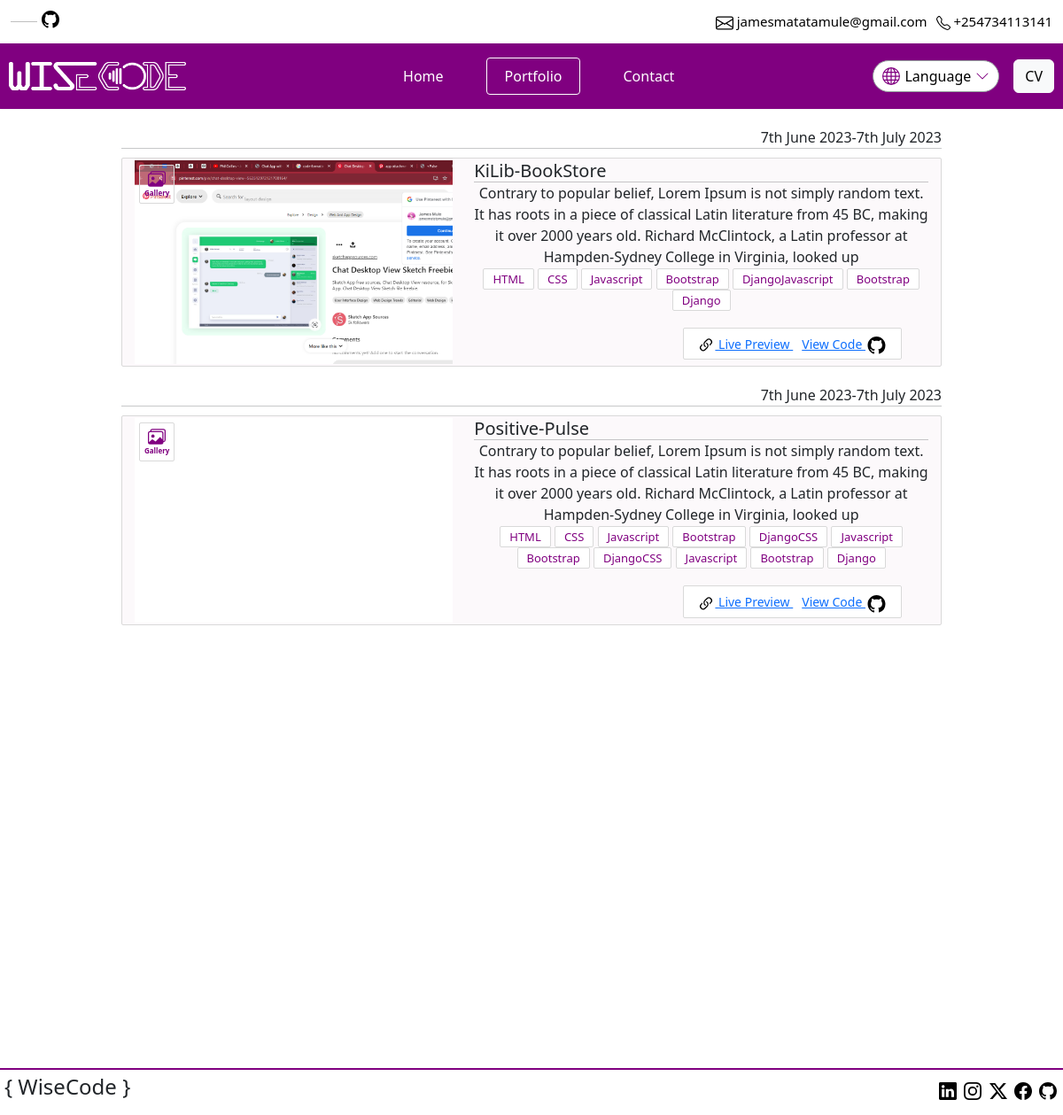
The page /portfolio/ on the database its author committed.
### core/models.py (models this page shows, shortened)
class Project(models.Model):
    title = models.CharField(max_length=255)
    description = models.TextField(max_length=455)
    start_date = models.DateField()
    end_date = models.DateField()
    live_preview_link = models.URLField(max_length=200, blank=True, null=True)
    github_link = models.URLField(max_length=200, blank=True, null=True)
    tools_and_languages = models.CharField(max_length=255)  # A comma-separated list of tools and languages used
    created_at = models.DateTimeField(auto_now_add=True)
    updated_at = models.DateTimeField(auto_now=True)

class Image(models.Model):
    project = models.ForeignKey(Project, related_name='images', on_delete=models.CASCADE)
    image = models.ImageField(upload_to='project_images/')
    reference = models.CharField(max_length=50)  # e.g., 'image1', 'image2', etc.
    uploaded_at = models.DateTimeField(auto_now_add=True)

### core/views.py (the view)
# urls.py: path('portfolio/', views.portfolio, name='portfolio'),
def portfolio(request):
    projects = Project.objects.all()
    project_images = []
    for project in projects:
        first_image = project.images.first()
        project_images.append(first_image)
    return render(request, 'Portfolio/portfolio.html', {'projects': projects, 'project_images': project_images})

### core/templatetags/custom_filters.py (called while the page is built)
@register.filter
def split_tools_and_languages(value):
    return value.split(',')

### templates/Portfolio/portfolio.html (shortened to what this page needs)
{% extends 'base.html' %}
{% load static %}
{% load custom_filters %}
{% block content %}
    <div class="container" style="margin-bottom: 500px">
        <div class="row">
            {% if projects %}
                {% for project in projects %}
                    <div
                            class="col-11 col-sm-11 col-md-10 col-lg-9 col-xl-10"
                            style="margin: 20px auto auto;"
                    >
                        <p style="text-align: right;margin: 0;">7th June 2023-7th July 2023</p>
                        <hr style="margin: 0 0 10px;">
                        <div class="my-project-div"
                             style="width: 100%;background: #fcf9fb;border: 1px solid #d9d9d9;padding: 2px;border-radius: 2px;">
                            <div class="container-fluid">
                                <div class="row">
                                    <div class="col-12 col-sm-12 col-md-6 col-lg-6 col-xl-5"
                                         style="align-items: center;">
                                        <div class="project-image-div"
                                             style="background:
                                                     {% with project.images.first as image %}{% if image %}url('{{ image.image.url }}'){% else %}white{% endif %}{% endwith %};background-size: cover;">
                                            <a href=""
                                               style="display: flex;flex-direction: column;align-items: center;float: left;text-decoration: none;color: purple;margin: 5px;background-color: rgba(255, 255, 255, 0.3);padding: 5px;border: 1px solid #d9d9d9;border-radius: 2px;">
                                                <p style="font-size: 8px;font-weight: bold;margin: 0;">Gallery</p>
                                            </a>
                                        </div>
                                    </div>
                                    <div class="col-12 col-sm-12 col-md-6 col-lg-6 col-xl-7">
                                    <h3 class="project-name" style="font-size: 20px;margin: 0">{{ project.title }}</h3>
                                        <hr style="margin: 0;">
                                        <p class="project-description">
                                            {{ project.description }}
                                        </p>
                                        <p style="text-align: center; margin: 0;">
                                            {% for item in project.tools_and_languages|split_tools_and_languages %}
                                                <span class="tools-used-in-project">{{ item }}</span>
                                            {% endfor %}
                                        </p>
                                        <div class="portfolio-project-links-div">
                                            <a href="{{ project.live_preview_link }}"
                                               style="font-size: 14px;margin: 0 5px;">
                                                Live Preview
                                            </a>
                                            <a href="{{ project.github_link }}" style="font-size: 14px;margin: 0 5px;">
                                                View Code
                                            </a>
                                        </div>
                                    </div>
                                </div>
                            </div>
                        </div>
                    </div>
                {% endfor %}
            {% else %}
                <p style="font-size: 20px;font-weight: bold;text-align: center;margin-top: 30px;">There is no Projects
                    Yet</p>
            {% endif %}
        </div>
    </div>
{% endblock %}

### static/styles/styles.css (style rules this page uses)
@media (min-width: 576px) { .tools-used-in-project { padding: 2px 4px; font-size: 12px; } }
@media (min-width: 576px) { .portfolio-project-links-div { padding: 5px 5px; margin: auto; } }
@media (min-width: 576px) { .project-description { font-size: 14px; } }
@media (min-width: 576px) { .project-image-div { height: 270px; } }
@media (min-width: 576px) { .project-name { text-align: center; } }
@media (min-width: 768px) { .tools-used-in-project { padding: 2px 4px; font-size: 12px; } }
@media (min-width: 768px) { .portfolio-project-links-div { padding: 5px 5px; margin: 5px 20px 5px 5px; } }
@media (min-width: 768px) { .project-description { font-size: 15px; } }
@media (min-width: 768px) { .project-image-div { height: 100%; } }
@media (min-width: 768px) { .project-name { text-align: center; } }
@media (min-width: 992px) { .tools-used-in-project { padding: 2px 10px; font-size: 13px; } }
@media (min-width: 992px) { .portfolio-project-links-div { padding: 5px 10px; margin: 5px 30px 5px 5px; } }
@media (min-width: 992px) { .project-description { font-size: 16px; } }
@media (min-width: 992px) { .project-image-div { height: 100%; } }
@media (min-width: 992px) { .project-name { text-align: left; } }
hr { margin: 0; }
.tools-used-in-project { background-color: white; color: purple; border: 1px solid #d9d9d9; border-radius: 2px; }
.portfolio-project-links-div { background: white; float: right; margin-top: 20px; border-radius: 2px; border: 1px solid #d9d9d9; }
.project-description { margin: 0; text-align: center; }
.project-image-div { background-color: red; width: 100%; }

### rows shown on the page
Project: image (picture), title "KiLib-BookStore", description "Contrary to popular belief, Lorem Ipsum is not simply random text. It has roots in a piece of classical Latin literature from 45 BC, making it over 2000 years old. Richard McClintock, a Latin professor at Hampden-Sydney College in Virginia, looked up", tools_and_languages "HTML" "CSS" "Javascript" "Bootstrap" "DjangoJavascript" "Bootstrap" "Django"
Project: title "Positive-Pulse", description "Contrary to popular belief, Lorem Ipsum is not simply random text. It has roots in a piece of classical Latin literature from 45 BC, making it over 2000 years old. Richard McClintock, a Latin professor at Hampden-Sydney College in Virginia, looked up", tools_and_languages "HTML" "CSS" "Javascript" "Bootstrap" "DjangoCSS" "Javascript" "Bootstrap" "DjangoCSS" "Javascript" "Bootstrap" "Django"
